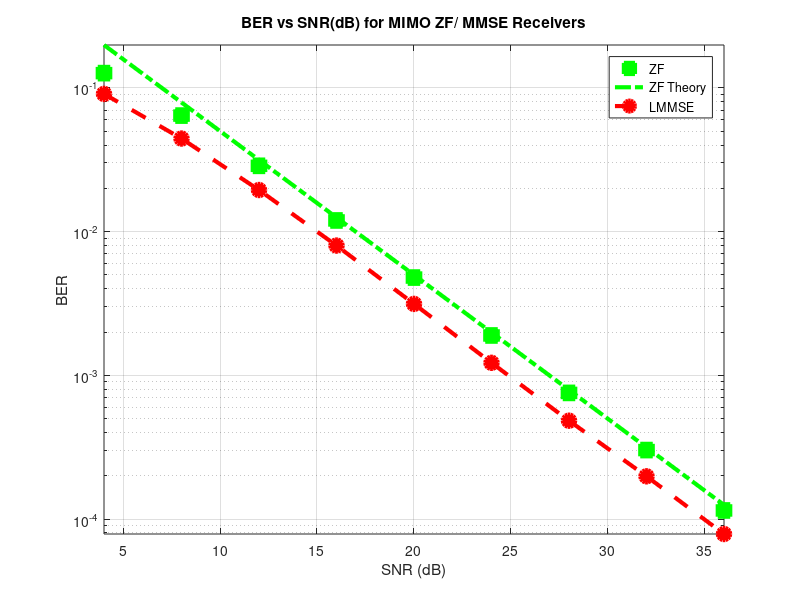

Write the MATLAB code that produced this figure.
close all;
clear all;

blockLength = 1000;
nBlocks=10000;
r=2;
t=2;
EbdB = 1.0:4.0:33.0;
Eb = 10.^(EbdB/10);
No = 1;
Es = 2*Eb;
SNR = Es/No;
SNRdB = 10*log10(SNR);
BER_ZF = zeros(1,length(EbdB));
BER_LMMSE = zeros(1,length(EbdB));
BERt = zeros(1,length(EbdB));

for blk = 1:nBlocks
    H = 1/sqrt(2)*(randn(r,t)+ 1j*randn(r,t));
    BitsI = randi([0,1],t,blockLength);
    BitsQ = randi([0,1],t,blockLength);
    Sym = (2*BitsI-1)+1j*(2*BitsQ-1);
    noise = sqrt(No/2)*(randn(r,blockLength)+1j*randn(r,blockLength));
    for K = 1:length(EbdB)
        TxSym = sqrt(Eb(K))*Sym;
        RxSym = H*TxSym + noise;
        ZFRx = pinv(H);
        ZFout = ZFRx * RxSym;
        DecBitsI_ZF = (real(ZFout)>0);
        DecBitsQ_ZF = (imag(ZFout)>0);
        BER_ZF(K) = BER_ZF(K) + sum(sum(DecBitsI_ZF ~= BitsI)) + sum(sum(DecBitsQ_ZF ~= BitsQ));

        % LMMSE Receiver
        LMMSERx = inv(H'*H+1/SNR(K)*eye(t))*H';
        LMMSEout = LMMSERx * RxSym;
        DecBitsI_LMMSE = (real(LMMSEout)>0);
        DecBitsQ_LMMSE = (imag(LMMSEout)>0);
        BER_LMMSE(K) = BER_LMMSE(K) + sum(sum(DecBitsI_LMMSE ~= BitsI)) + sum(sum(DecBitsQ_LMMSE ~= BitsQ));
        
    end
end
BER_ZF = BER_ZF/blockLength/nBlocks/2/t;
BER_LMMSE = BER_LMMSE/blockLength/nBlocks/2/t;
L=r-t+1;    
BERt = nchoosek(2*L-1, L)/2^L./SNR.^L;


semilogy(SNRdB,BER_ZF,'g  s','linewidth',3.0,'MarkerFaceColor','g','MarkerSize',9.0);
hold on;
semilogy(SNRdB,BERt,'g -.','linewidth',3.0,'MarkerFaceColor','g','MarkerSize',9.0);
semilogy(SNRdB,BER_LMMSE,'r -- o','linewidth',3.0,'MarkerFaceColor','r','MarkerSize',9.0);
axis tight;
grid on;
legend('ZF','ZF Theory','LMMSE')
xlabel('SNR (dB)');
ylabel('BER');
title('BER vs SNR(dB) for MIMO ZF/ MMSE Receivers');



